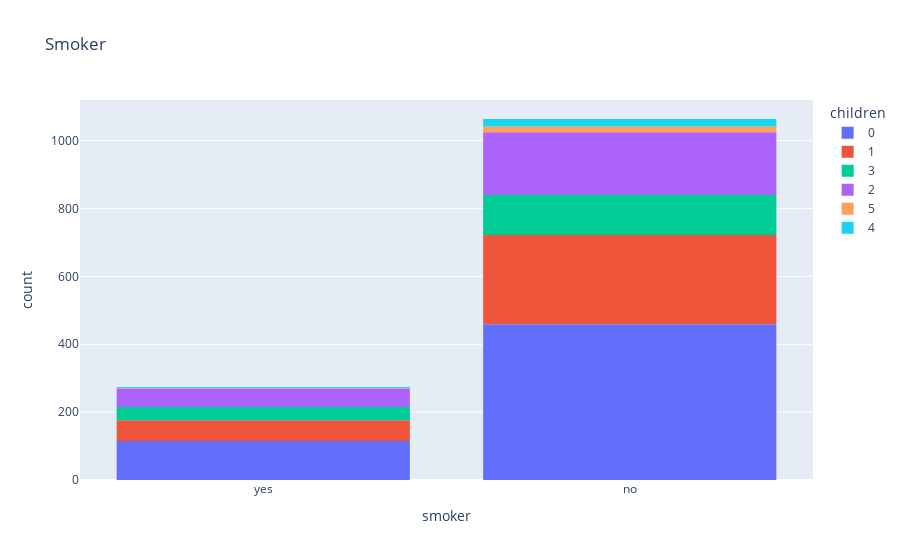

Notebook code cell kept with this figure:
### Code cell
px.histogram(medical_df,x='smoker', color='children', title='Smoker')

### Figure 1 — Plotly figure (JSON) as saved in the notebook; plotly's stock layout.template omitted (floating-point values rounded to 4 significant figures; data arrays with more than 128 entries replaced by an {"elided": "..."} marker saying what was removed)
{"data": [{"alignmentgroup": "True", "bingroup": "x", "hovertemplate": "children=0<br>smoker=%{x}<br>count=%{y}<extra></extra>", "legendgroup": "0", "marker": {"color": "#636efa", "pattern": {"shape": ""}}, "name": "0", "offsetgroup": "0", "orientation": "v", "showlegend": true, "type": "histogram", "x": {"elided": "574 str values"}, "xaxis": "x", "yaxis": "y"}, {"alignmentgroup": "True", "bingroup": "x", "hovertemplate": "children=1<br>smoker=%{x}<br>count=%{y}<extra></extra>", "legendgroup": "1", "marker": {"color": "#EF553B", "pattern": {"shape": ""}}, "name": "1", "offsetgroup": "1", "orientation": "v", "showlegend": true, "type": "histogram", "x": {"elided": "324 str values"}, "xaxis": "x", "yaxis": "y"}, {"alignmentgroup": "True", "bingroup": "x", "hovertemplate": "children=3<br>smoker=%{x}<br>count=%{y}<extra></extra>", "legendgroup": "3", "marker": {"color": "#00cc96", "pattern": {"shape": ""}}, "name": "3", "offsetgroup": "3", "orientation": "v", "showlegend": true, "type": "histogram", "x": {"elided": "157 str values"}, "xaxis": "x", "yaxis": "y"}, {"alignmentgroup": "True", "bingroup": "x", "hovertemplate": "children=2<br>smoker=%{x}<br>count=%{y}<extra></extra>", "legendgroup": "2", "marker": {"color": "#ab63fa", "pattern": {"shape": ""}}, "name": "2", "offsetgroup": "2", "orientation": "v", "showlegend": true, "type": "histogram", "x": {"elided": "240 str values"}, "xaxis": "x", "yaxis": "y"}, {"alignmentgroup": "True", "bingroup": "x", "hovertemplate": "children=5<br>smoker=%{x}<br>count=%{y}<extra></extra>", "legendgroup": "5", "marker": {"color": "#FFA15A", "pattern": {"shape": ""}}, "name": "5", "offsetgroup": "5", "orientation": "v", "showlegend": true, "type": "histogram", "x": ["no", "no", "no", "no", "no", "no", "no", "no", "no", "no", "no", "no", "no", "yes", "no", "no", "no", "no"], "xaxis": "x", "yaxis": "y"}, {"alignmentgroup": "True", "bingroup": "x", "hovertemplate": "children=4<br>smoker=%{x}<br>count=%{y}<extra></extra>", "legendgroup": "4", "marker": {"color": "#19d3f3", "pattern": {"shape": ""}}, "name": "4", "offsetgroup": "4", "orientation": "v", "showlegend": true, "type": "histogram", "x": ["no", "no", "no", "no", "no", "no", "no", "no", "no", "yes", "yes", "no", "no", "no", "no", "no", "no", "no", "no", "no", "no", "no", "no", "yes", "no"], "xaxis": "x", "yaxis": "y"}], "layout": {"barmode": "relative", "legend": {"title": {"text": "children"}, "tracegroupgap": 0}, "title": {"text": "Smoker"}, "xaxis": {"anchor": "y", "domain": [0, 1], "title": {"text": "smoker"}}, "yaxis": {"anchor": "x", "domain": [0, 1], "title": {"text": "count"}}}}
